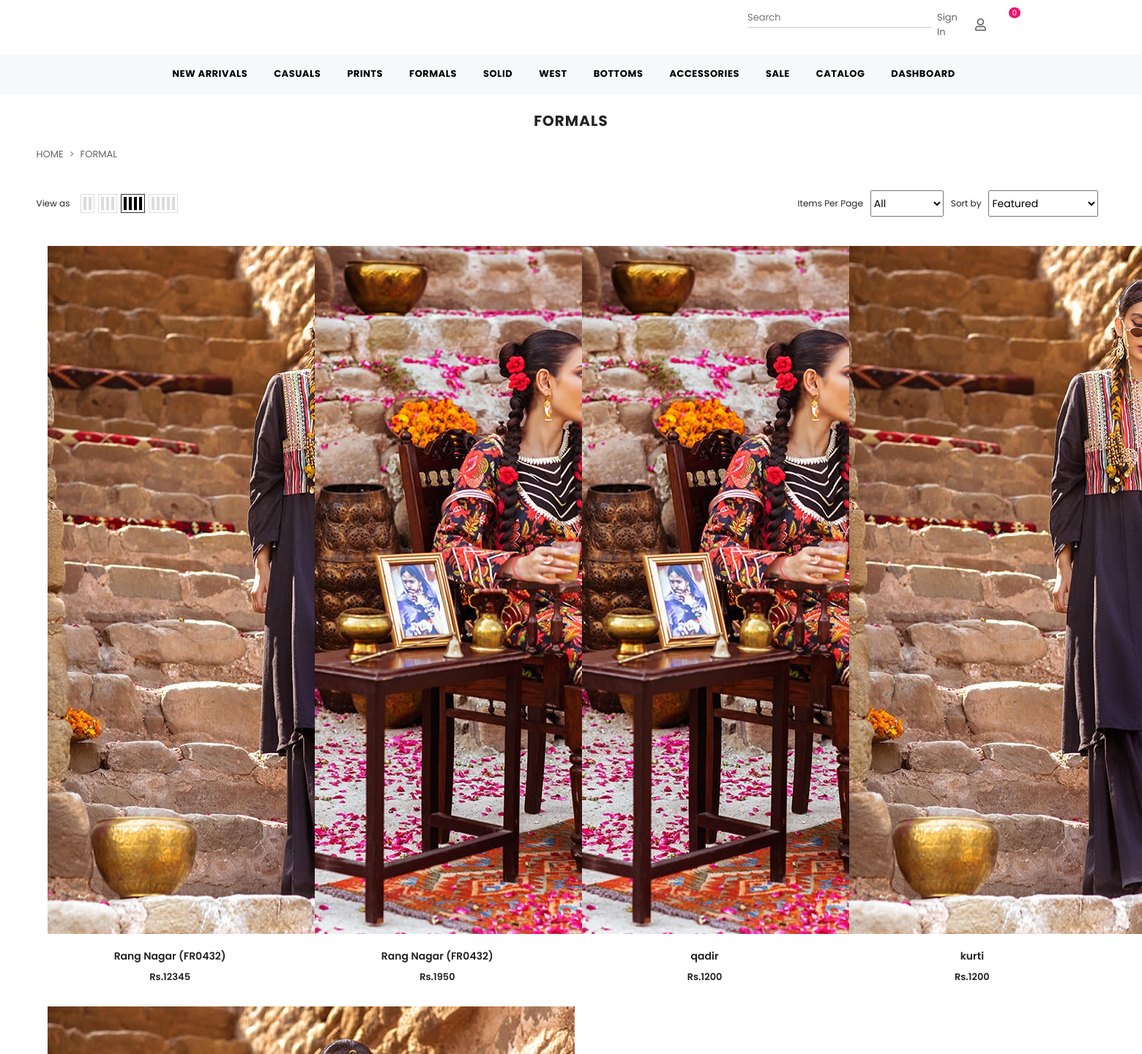
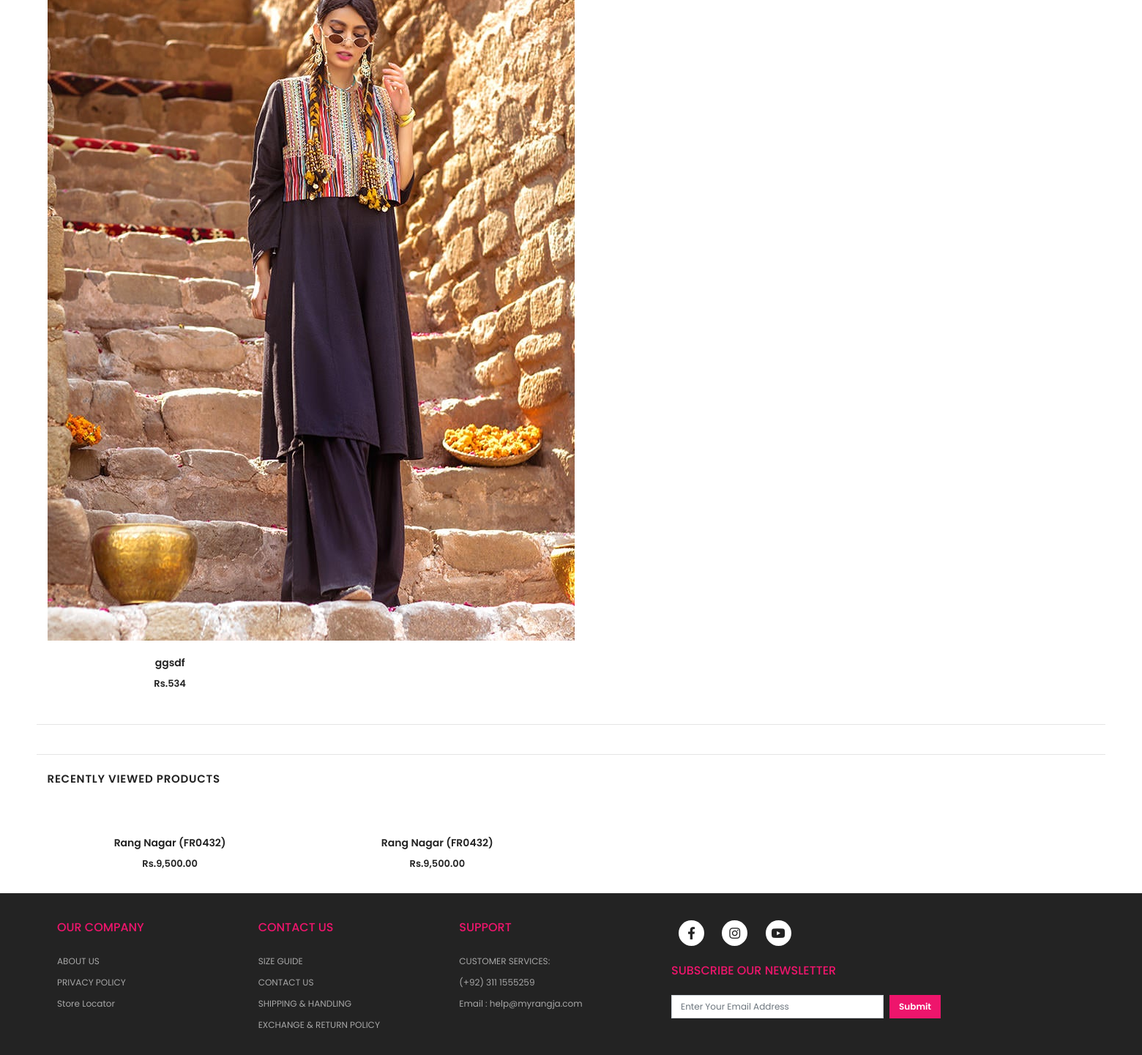
The page /listing.php on the database its author committed (2 pictures, top to bottom).
### tables this page shows
CREATE TABLE `cards` (
  `id` int(11) NOT NULL,
  `name` varchar(256) NOT NULL,
  `price` varchar(256) NOT NULL,
  `disc` varchar(256) NOT NULL,
  `image` varchar(256) NOT NULL,
  `image2` varchar(256) NOT NULL
);

### listing.php (the view, shortened to what this page needs)
<?php
    @require('./database.php');
    $sql = "SELECT * FROM cards";
    $result = $conn->query($sql);
?>
<?php include('header.php') ?> <section class="listing_page body_padding">
  <div class="main_heading">
    <h3 class="box-title text-center my-4">
      <span class="title">FORMALS</span>
    </h3>
  </div>
  <div class="bread_crumb">
    <nav aria-label="breadcrumb">
      <ol class="breadcrumb">
        <li class="breadcrumb-item">
          <a href="index.php">Home</a>
        </li>
        <li class="breadcrumb-item active" aria-current="page">FORMAL</li>
      </ol>
    </nav>
  </div>
  <div class="sorting_area">
    <div class="d-flex justify-content-between">
      <div class="left_column d-flex">
        <p>View as</p>
        <div class="view-mode">
          <span class="icon-mode icon-mode-grid grid-2" data-col="2"></span>
          <span class="icon-mode icon-mode-grid grid-3" data-col="3"></span>
          <span class="icon-mode icon-mode-grid grid-4" data-col="4"></span>
          <span class="icon-mode icon-mode-grid grid-5" data-col="5"></span>
        </div>
      </div>
      <div class="right_column d-flex">
        <div class="items_per_page d-flex">
          <p>Items Per Page</p>
          <select name="" id="item_per_page_select">
            <option selected disabled>All</option>
          </select>
        </div>
        <div class="sort_per_page d-flex">
          <p>Sort by</p>
          <select name="" id="">
            <option selected>Featured</option>
          </select>
        </div>
      </div>
    </div>
  </div>
  <div class="products_cards">
    <div class="physicianList">
      <ul id="pagingBox" class="row">
<?php
      while ($res = mysqli_fetch_array($result)){
      ?>
        <li class="col-lg-3 col-md-4 col-sm-12 display_set">
          <a href="detail.php?id=<?php echo $res['id']; ?>">
            <div class="item">
              <div class="slider_image">
                <img class="card_img_top" src="images/<?php echo $res['image']; ?>" data-org="images/<?php echo $res['image2']; ?>" data-img="images/<?php echo $res['image']; ?>" alt="">
              </div>
              <div class="card-body text-center">
                <p class="card-text"><?php echo $res['name']; ?></p>
                <h5 class="card-title">Rs.<?php echo $res['price']; ?></h5>
              </div>
            </div>
          </a>
          </li>
        <?php
     }
      ?>
      </ul>
    </div>
  </div>
  <hr>
</section> <?php include('recentlyview.php') ?>
 <?php include('footer.php') ?>

### header.php (shortened to what this page needs)
<!DOCTYPE html>
<html lang="en">
<head>
    <link rel="stylesheet" href="./asset/css/style.css">
    <link rel="stylesheet" href="./asset/css/bootstrap.min.css">
    <link rel="stylesheet" href="https://pro.fontawesome.com/releases/v5.10.0/css/all.css" />
    <link rel='stylesheet' href='https://cdnjs.cloudflare.com/ajax/libs/OwlCarousel2/2.2.1/assets/owl.carousel.css'>
<link rel='stylesheet' href='https://cdnjs.cloudflare.com/ajax/libs/OwlCarousel2/2.2.1/assets/owl.theme.default.css'>
<link rel='stylesheet' href='https://cdnjs.cloudflare.com/ajax/libs/uikit/3.0.0-beta.40/css/uikit.min.css'>
</head>
<body>
    <section class="header_main_content">
        <div class="header_content">
            <div class="container mb-3">
            <div class="row">
            <div class="col-lg-4 d-lg-block d-md-none">
            </div>
            <div class="col-lg-4 col-md-6 text-center main_logo">
        </div>
        <div class="col-lg-4 col-md-6">
            <div class="d-flex">
                <form action="" method="" class="search-bar d-flex" role="search">
                    <button type="button" class="btn icon-search">
                        <i class="far fa-search"></i>
                    </button>
                     <div class="input_area">
                        <input type="search" placeholder="Search" class="header-search__input" aria-label="Search Site" autocomplete="off">
                     </div>
                </form>
                <div class="customer-links my-auto d-flex">
                    <a class="acc-links acc-sign-in mx-2" href="javascript:void(0)">
                        Sign In
                    </a>
                    <div class="dropdown customer_dropdown my-auto mx-3">
                      <a href="#" role="button" id="dropdownMenuLink" data-toggle="dropdown" aria-expanded="false">
                        <i class="far fa-user"></i>
                      </a>
                    </div>
                    <a class="acc-links cart mx-2" href="javascript:void(0)">
                        <span class="cart_items">0</span>
                    </a>
                </div>
            </div>
        </div>
    </div>
</div>
    <div class="navigation_menu">
        <nav class="navbar navbar-expand-lg navbar-expand-md bg-light">
            <div class="navbar_child navbar-collapse" id="navbarSupportedContent">
              <ul class="navbar-nav mx-auto">
                <li class="nav-item">
                  <a class="nav-link" href="./listing.php">NEW ARRIVALS</a>
                </li>
                <li class="nav-item dropdown nav-dropdown-toggle">
                  <a class="nav-link" onclick="location.href = 'orderdetail.php';">
                    Casuals
                  </a>
                </li>
                <li class="nav-item dropdown">
                    <a class="nav-link dropdown-toggle" href="#" id="navbarDropdown" role="button" data-toggle="dropdown" aria-expanded="false">
                      Prints <span class="chevron_icon"><i class="far fa-chevron-right"></i></span>
                    </a>
                  </li>
                  <li class="nav-item dropdown">
                    <a class="nav-link dropdown-toggle" href="#" id="navbarDropdown" role="button" data-toggle="dropdown" aria-expanded="false">
                      Formals <span class="chevron_icon"><i class="far fa-chevron-right"></i></span>
                    </a>
                  </li>
                  <li class="nav-item">
                    <a class="nav-link" href="#">Solid</a>
                  </li>
                  <li class="nav-item">
                    <a class="nav-link" href="#">West</a>
                  </li>
                  <li class="nav-item dropdown">
                    <a class="nav-link dropdown-toggle" href="#" id="navbarDropdown" role="button" data-toggle="dropdown" aria-expanded="false">
                      Bottoms <span class="chevron_icon"><i class="far fa-chevron-right"></i></span>
                    </a>
                  </li>
                  <li class="nav-item dropdown">
                    <a class="nav-link dropdown-toggle" href="#" id="navbarDropdown" role="button" data-toggle="dropdown" aria-expanded="false">
                      Accessories <span class="chevron_icon"><i class="far fa-chevron-right"></i></span>
                    </a>
                  </li>
                  <li class="nav-item">
                    <a class="nav-link" href="#">Sale</a>
                  </li>
                  <li class="nav-item">
                    <a class="nav-link" href="#">Catalog</a>
                  </li>
                  <li class="nav-item">
                    <a class="nav-link" href="dashboard.php">Dashboard</a>
                  </li>
              </ul>
            </div>
          </nav>
    </div>
    </div>

### recentlyview.php (shortened to what this page needs)
<section class="listing_page body_padding mt-4">
    <hr>
<div class="main_heading">
    <h3 class="box-title text-lg-left text-md-left my-4 text-sm-center" style="font-size:15px;font-weight:600;padding-left:15px;"><span class="title px-0">RECENTLY VIEWED PRODUCTS</span></h3>
    </div>
    <div class="products_cards">
        <div class="row">
            <div class="col-lg-3 col-md-4 col-sm-12 display_set">
<div class="item">
                   <div class="slider_image"> <img src="https://cdn.shopify.com/s/files/1/0517/8218/9242/files/Prints-_360X470_711b73ea-7484-467c-9b23-8177ba018fcb_1024x1024_crop_center.jpg?v=1636008002" alt=""></div>
                    <div class="card-body text-center">
                        <p class="card-text">Rang Nagar (FR0432)</p>
                        <h5 class="card-title">Rs.9,500.00</h5>
                    </div>
                </div>
            </div>
            <div class="col-lg-3 col-md-4 col-sm-12 display_set">
<div class="item">
                   <div class="slider_image"> <img src="https://cdn.shopify.com/s/files/1/0517/8218/9242/files/Prints-_360X470_711b73ea-7484-467c-9b23-8177ba018fcb_1024x1024_crop_center.jpg?v=1636008002" alt=""></div>
                    <div class="card-body text-center">
                        <p class="card-text">Rang Nagar (FR0432)</p>
                        <h5 class="card-title">Rs.9,500.00</h5>
                    </div>
                </div>
            </div>
        </div>
    </div>
</section>

### footer.php (shortened to what this page needs)
<div class="footer_content">
        <div class="container-fluid px-5">
        <div class="row">
            <div class="col-lg-7 col-md-7 col-sm-12">
                <div class="row">
                    <div class="col-lg-4 col-md-4 col-sm-12">
                        <div class="main_heading">
                            <h6 class="main_color mb-4">OUR COMPANY <span class="float-right">+</span></h6>
                        </div>
                        <div class="child_para">
                            <p><a href="">ABOUT US</a></p>
                            <p><a href="">PRIVACY POLICY</a></p>
                            <p><a href="">Store Locator</a></p>
                        </div>
                    </div>
                    <div class="col-lg-4 col-md-4 col-sm-12">
                        <div class="main_heading">
                            <h6 class="main_color mb-4">CONTACT US <span class="float-right">+</span></h6>
                        </div>
                        <div class="child_para">
                            <p><a href="">SIZE GUIDE</a></p>
                            <p><a href="">CONTACT US</a></p>
                            <p><a href="">SHIPPING & HANDLING</a></p>
                            <p><a href="">EXCHANGE & RETURN POLICY</a></p>
                        </div>
                    </div>
                    <div class="col-lg-4 col-md-4 col-sm-12">
                        <div class="main_heading">
                            <h6 class="main_color mb-4">SUPPORT <span class="float-right">+</span></h6>
                        </div>
                        <div class="child_para">
                            <p><a href="">CUSTOMER SERVICES:</a></p>
                            <p><a href="">(+92) 311 1555259</a></p>
                            <p><a href="">Email : help@myrangja.com</a></p>
                        </div>
                    </div>
                </div>
            </div>
            <div class="col-lg-5 col-md-5 col-sm-12">
                <div class="social-icons">
                    <a href=""><i class="fab fa-facebook-f"></i></a>
                    <a href=""><i class="fab fa-instagram"></i></a>
                    <a href=""><i class="fab fa-youtube"></i></a>
                </div>
                <div class="main_heading mt-4 mb-3">
                    <h6 class="main_color mb-4">SUBSCRIBE OUR NEWSLETTER</h6>
                </div>
                    <form class="form-inline my-2 my-lg-0">
                        <input class="form-control mr-sm-2 w-50" type="text" placeholder="Enter Your Email Address">
                        <button class="btn btn-success my-2 my-sm-0" type="submit">Submit</button>
                      </form>
            </div>
        </div>
    </div>
    </div>
    </section>
</body>
</html>

### rows shown on the page
cards: image (picture), name "Rang Nagar (FR0432)", price "12345"
cards: image (picture), name "Rang Nagar (FR0432)", price "1950"
cards: image (picture), name "qadir", price "1200"
cards: image (picture), name "kurti", price "1200"
cards: image (picture), name "ggsdf", price "534"
